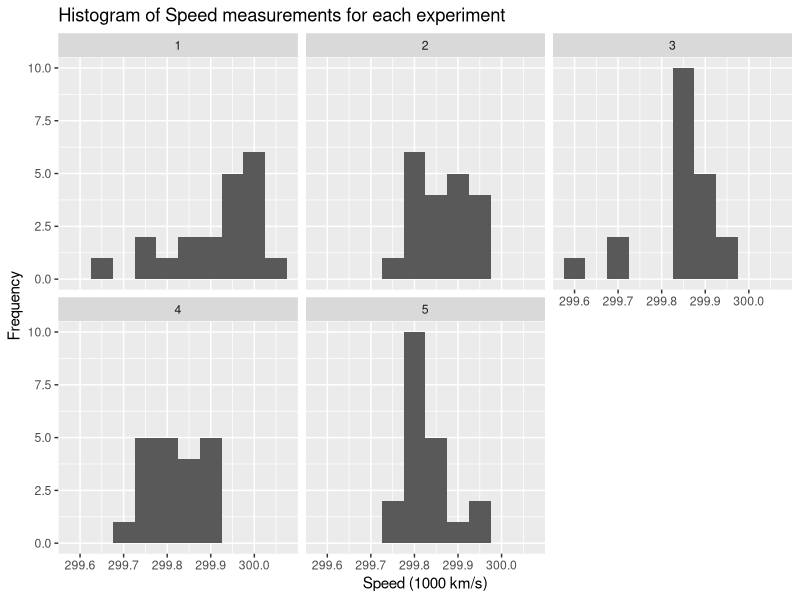
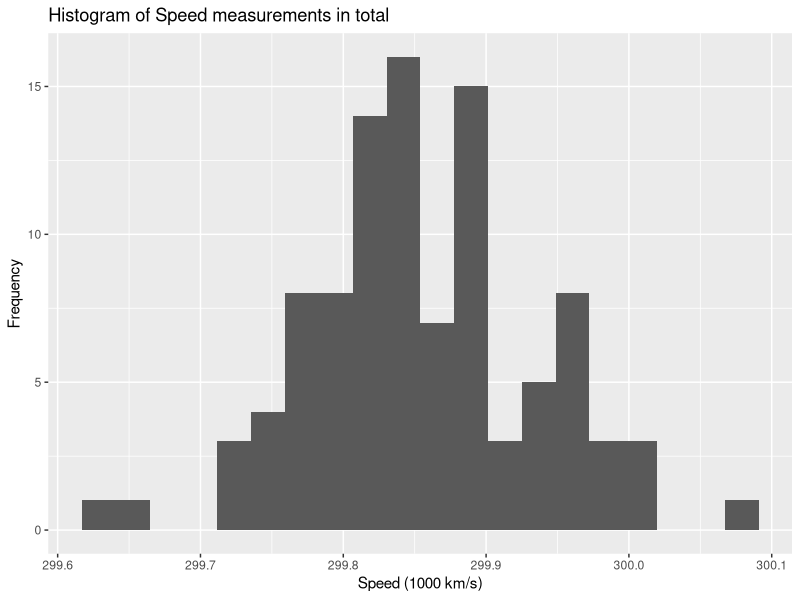
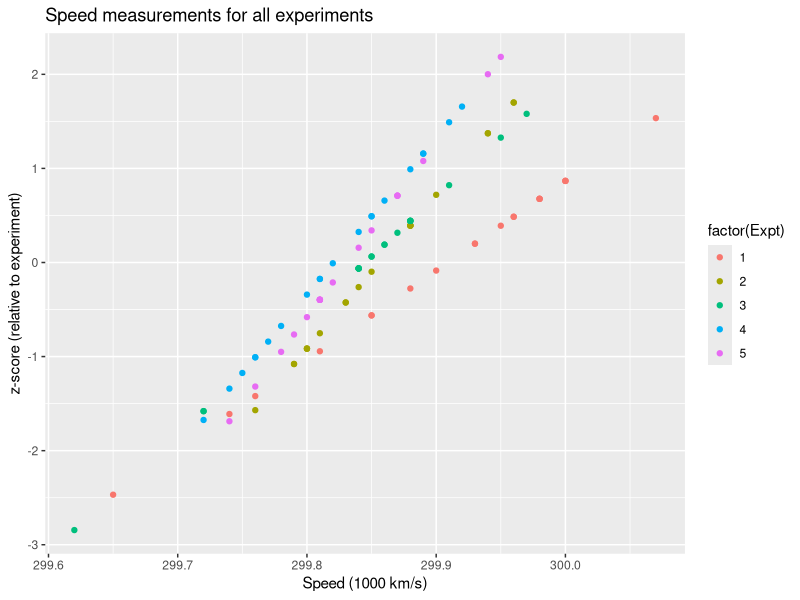
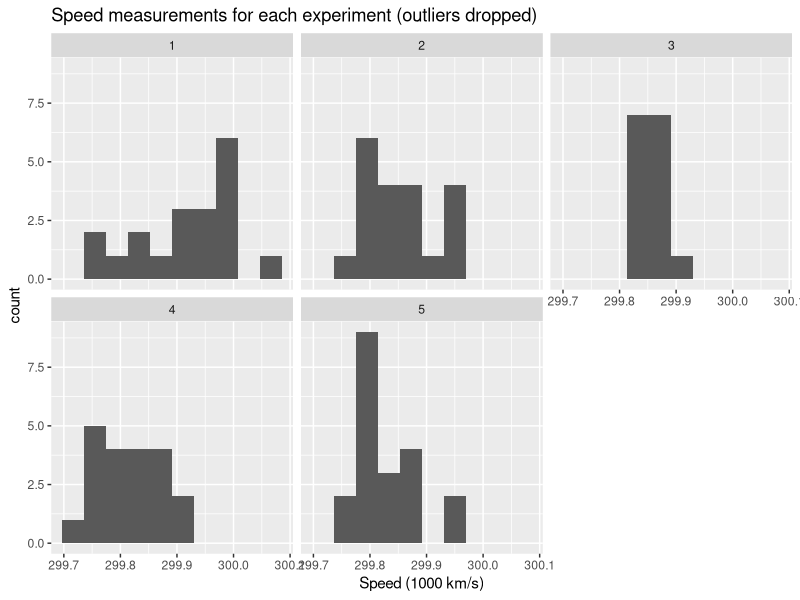
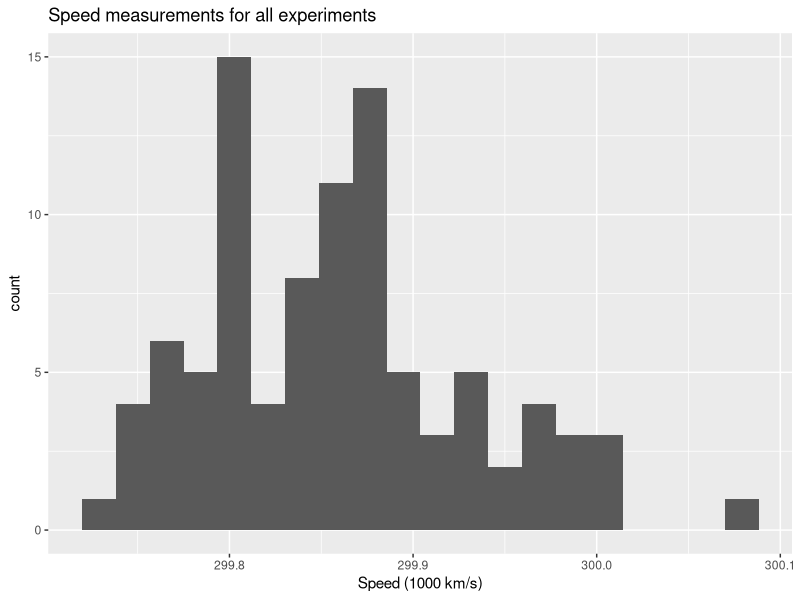
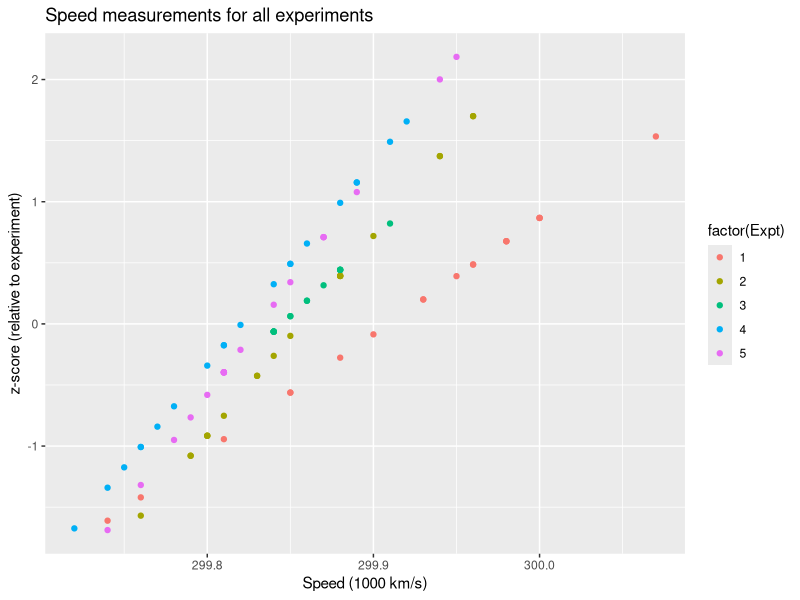
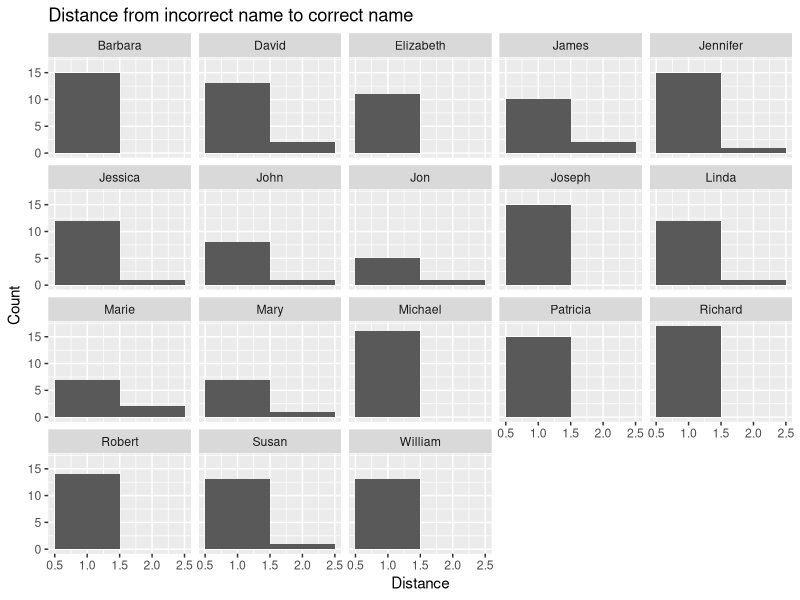

These charts were generated, in order, by the following R code:
## ---- chunk 1
knitr::opts_chunk$set(echo = TRUE)
## ---- chunk 2
library(dplyr)
library(ggplot2)

# Load data
df <- read.csv("morley.dat", sep = "")

# Uncentering speed data
df <- df %>%
    mutate(Speed = Speed + 299000)

# Calculate the Zscore of speed by experiment
df <- df %>%
    group_by(Expt) %>%
    mutate(expt_mean = mean(Speed)) %>%
    mutate(expt_sd = sd(Speed)) %>%
    mutate(zscore = ( Speed - expt_mean) / expt_sd )

# Plot histogram of recorded speed (in thousands km/s) for each experiment
ggplot(
    data = df,
    aes(
        x = Speed / 1000
        )
    ) +
    xlab("Speed (1000 km/s)") +
    ylab("Frequency") +
    geom_histogram(bins = 10) +
    facet_wrap(vars(Expt)) +
    ggtitle("Histogram of Speed measurements for each experiment")

# Plot histogram of recorded speed for all experiments
ggplot(
    data = df,
    aes(
        x = Speed / 1000
        )
    ) +
    xlab("Speed (1000 km/s)") +
    ylab("Frequency") +
    geom_histogram(bins = 20) +
    ggtitle("Histogram of Speed measurements in total")

# See the spread of data experiment
ggplot(data = df) +
    geom_point(
    aes(
        x = Speed / 1000,
        y = zscore,
        color = factor(Expt)
        )
    ) +
    xlab("Speed (1000 km/s)") +
    ylab("z-score (relative to experiment)") +
    ggtitle("Speed measurements for all experiments")
## ---- chunk 3
# initialize variables for IQR method
df <- df %>%
    mutate(Q1 = 0) %>%
    mutate(Q3 = 0) %>%
    mutate(IQR = 0)

# Detect outliers using IQR method
for (i in 1:5) {
  df$Q1[df$Expt == i] <- quantile(df$Speed[df$Expt == i], .25)
  df$Q3[df$Expt == i] <- quantile(df$Speed[df$Expt == i], .75)
  df$IQR[df$Expt == i] <- IQR(df$Speed[df$Expt == i])
}

# Only keep rows in dataframe that have values within 1.5*IQR of Q1 and Q3
cleaned <- subset(df, Speed> (Q1 - 1.5*IQR) & Speed< (Q3 + 1.5*IQR))

# Histogram of speed measurement after dropping outliers, by experiment
ggplot(
    data = cleaned,
    aes(
        x = Speed / 1000
        )
    ) +
    xlab("Speed (1000 km/s)") +
    geom_histogram(bins = 10) +
    facet_wrap(vars(Expt)) +
    ggtitle("Speed measurements for each experiment (outliers dropped)")

# Histogram of speed measurement after dropping outliers
ggplot(
    data = cleaned,
    aes(
        x = Speed / 1000
        )
    ) +
    xlab("Speed (1000 km/s)") +
    geom_histogram(bins = 20) +
    ggtitle("Speed measurements for all experiments")

# scatter plot of measurements vs the z-score relative to the experiment
ggplot(data = cleaned) +
    geom_point(
    aes(
        x = Speed / 1000,
        y = zscore,
        color = factor(Expt)
        )
    ) +
    xlab("Speed (1000 km/s)") +
    ylab("z-score (relative to experiment)") +
    ggtitle("Speed measurements for all experiments")

# display statistics of raw and cleaned data (remove redundant info)
df <- df %>%
    select(
        -zscore,
        -expt_mean,
        -expt_sd
        )

cleaned <- cleaned %>%
    select(
        -zscore,
        -expt_mean,
        -expt_sd
        )

summary(df)
summary(cleaned)

# display some more statistics
df %>%
  group_by(Expt) %>%
  summarise(
    n = n(),
    min = min(Speed),
    max = max(Speed),
    mean = mean(Speed),
    sd = sd(Speed)
  )
cleaned %>%
  group_by(Expt) %>%
  summarise(
    n = n(),
    min = min(Speed),
    max = max(Speed),
    mean = mean(Speed),
    sd = sd(Speed)
  )
## ---- chunk 4
library(stringdist)
library(readxl)
library(dplyr)
library(stringr)

# load data set
humans_names <- read.csv("humans-names.csv")

# tally the unique names and create a new data set ordered by frequency
unique_names = humans_names %>%
  select(Name) %>%
  count(Name) %>%
  arrange(n)

# observe that names appearing n<=5 are likely to be errors
unique_names$genuine[unique_names$n > 5] <- 1
unique_names$genuine[unique_names$n <= 5] <- 0

# partition the data set into (likely) genuine and error names
genuine <- unique_names[unique_names$genuine == 1, ]
error <- unique_names[unique_names$genuine == 0, ]

# compute the distance matrix between each distinct pair of names in the
# stringdist metric
resultflmatrix <- stringdistmatrix(error$Name, genuine$Name, method = 'dl')
resultdf <- data.frame(resultflmatrix)
resultdf$error_name <- error$Name

# It's likely that mispelled names have distant ={1,2} to correct ones
resultdf <- resultdf %>% mutate(corrected = case_when(
  stringdist("Barbara", error_name, method='dl')<3 ~ "Barbara",
  stringdist("David", error_name, method='dl')<3 ~ "David",
  stringdist("Elizabeth", error_name, method='dl')<3 ~ "Elizabeth",
  stringdist("James", error_name, method='dl')<3 ~ "James",
  stringdist("Jennifer", error_name, method='dl')<3 ~ "Jennifer",
  stringdist("Jessica", error_name, method='dl')<3 ~ "Jessica",
  stringdist("John", error_name, method='dl')<3 & str_detect(error_name,"h") ~ "John",
  stringdist("Jon", error_name, method='dl') <3 ~ "Jon",
  stringdist("Joseph", error_name, method='dl')<3 ~ "Joseph",
  stringdist("Linda", error_name, method='dl')<3 ~ "Linda",
  stringdist("Marie", error_name, method='dl')<3 ~ "Marie",
  stringdist("Mary", error_name, method='dl')<3 ~ "Mary",
  stringdist("Michael", error_name, method='dl')<3 ~ "Michael",
  stringdist("Patricia", error_name, method='dl')<3 ~ "Patricia",
  stringdist("Richard", error_name, method='dl')<3 ~ "Richard",
  stringdist("Robert", error_name, method='dl')<3 ~ "Robert",
  stringdist("Susan", error_name, method='dl')<3 ~ "Susan",
  stringdist("William", error_name, method='dl')<3 ~ "William",
))

# check if any mispelled names left uncorrected
resultdf %>%
  summarise_all(~sum(is.na(.)))

## ---- chunk 5
resultdf <- resultdf %>%
    mutate(distance_to_correct = stringdist(error_name, corrected))

ggplot(
    data = resultdf,
    aes(
        x = distance_to_correct,
        group = corrected
        )
    ) +
    xlab("Distance") +
    ylab("Count") +
    geom_histogram(bins = 2) +
    ggtitle("Distance from incorrect name to correct name") +
    facet_wrap(~corrected)
## ---- chunk 6

# search for a closest neighbor in this metric for each name
resultdf[c("min")] <- apply(
    resultdf[c(1:18)], 1, function(x) c(min(x))
    )
resultdf[c("min_index")] <- apply(
    resultdf[c(1:18)], 1, function(x) c(which.min(x))
    )

# overwrite likely error names with their closest neighbor
resultdf$corrected <- genuine$Name[resultdf$min_index]

# the list of corrected names is relatively short; manually check that the
# corrected names are reasonable
resultdf[c("error_name", "corrected")]
